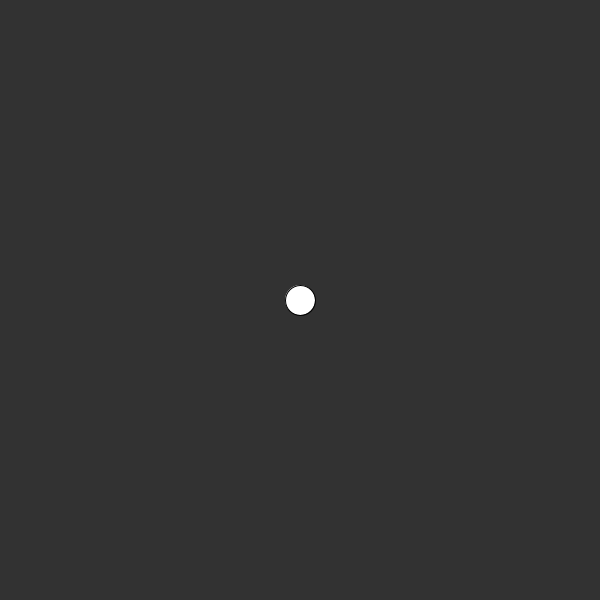
Frame 1 (no input)
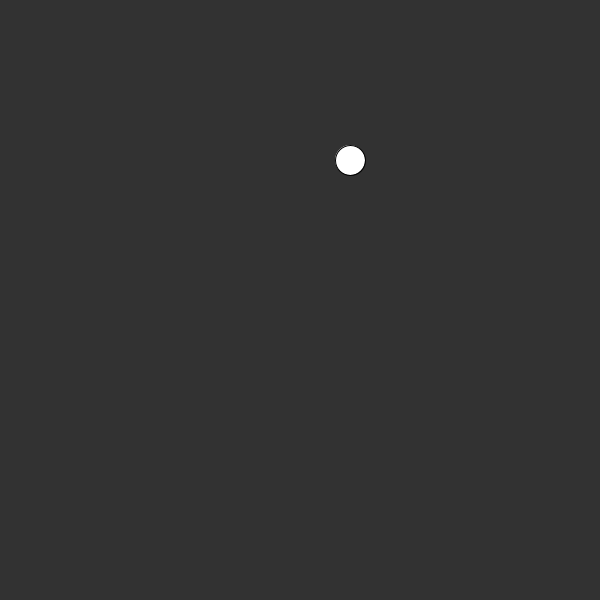
Frame 60 (the mouse pressed at the canvas centre just before this capture)
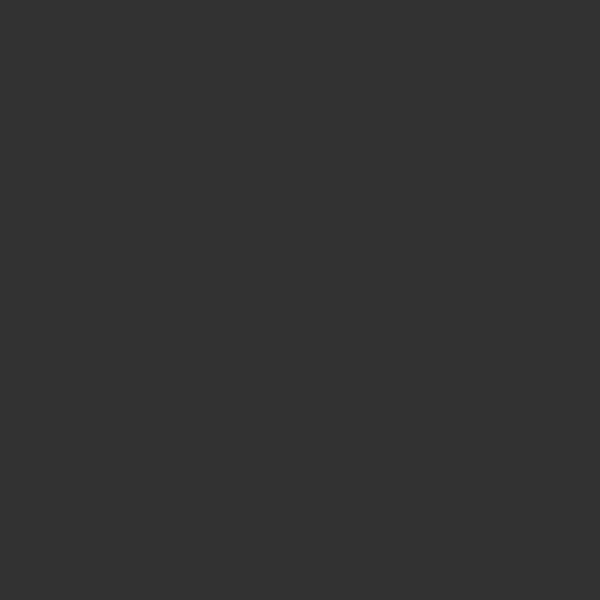
Frame 120 (the mouse held since frame 60 and released just before this capture)

The Processing sketch that drew these frames (run headless with seeded random() and noise(); from frame 60 on, the mouse is pressed at the canvas centre):

// Processing sketch: q3
// ── q3.pde
//in this sketch there is currently a 50% chance that 
//the drawn ellipse will move 10 pixels to the right 
//every frame, and a 50% chance that it will move to 10 
//pixels to the left. change the sketch so there is a 25%
//chance that it will move left, 25% chance that it will
//move right, 25% chance up, and 25% chance down.

float xPos;
float yPos;

void setup() {
  size(600, 600);
  xPos = width/2;
  yPos = height/2;
  frameRate(10);
}

void draw() {
  background(50);
  ellipse(xPos, yPos, 30, 30);

  float r = random(1, 4);

  if (int(r) == 1) {
    xPos += 10;
  } 
  if (int(r) == 2) {
    xPos -= 10;
  }
  if (int(r) == 3) {
    yPos -= 10;
  }
  if (int(r) == 4) {
    yPos += 10;
  }
} 
